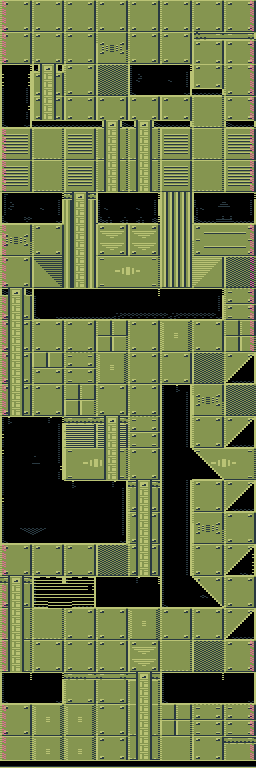

The image is a tile-based game level rendered from a .tmx file. Its description and source (layers, tilesets, objects; grid data summarised) follow:
An orthogonal 32x96 tile map with 8x8 px tiles, 3 tile layers (Background, Platforms, Append), 3 tilesets and 15 objects (4x chase, 2x move_x, 2x turret, exit, big_tall, ...).

<map version="1.4" tiledversion="2020.07.21" orientation="orthogonal" renderorder="right-down" compressionlevel="0" width="32" height="96" tilewidth="8" tileheight="8" infinite="0" nextlayerid="10" nextobjectid="271">
 <properties>
  <property name="COLOR" value="red" />
  <property name="COLOR_FG" value="gray" />
  <property name="NAME" value="Safe room" />
  <property name="TYPE" type="int" value="0" />
 </properties>
 <tileset firstgid="1" name="tiles_bg_0" tilewidth="8" tileheight="8" tilecount="720" columns="24">
  <image source="../images/tiles_bg_0.png" width="192" height="240" />
 </tileset>
 <tileset firstgid="721" name="tiles_fg_0" tilewidth="8" tileheight="8" tilecount="112" columns="8">
  <image source="../images/tiles_fg_0.png" width="64" height="112" />
 </tileset>
 <tileset firstgid="833" name="editor_entity" tilewidth="32" tileheight="32" tilecount="48" columns="6">
  <image source="editor_entity.png" width="192" height="256" />
 </tileset>
 <layer id="1" name="Background" width="32" height="96" locked="1">
  <data>[3072 cells, 3072 non-empty, 301 distinct tile ids]</data>
 </layer>
 <layer id="2" name="Platforms" width="32" height="96" locked="1">
  <data>[3072 cells, 1149 non-empty, 65 distinct tile ids]</data>
 </layer>
 <layer id="9" name="Append" width="32" height="96" locked="1">
  <data>[3072 cells, 22 non-empty, 4 distinct tile ids]</data>
 </layer>
 <objectgroup id="4" name="Entities" locked="1">
  <object id="243" gid="871" x="218.833" y="741.833" width="32" height="32" />
  <object id="245" gid="862" x="0.833333" y="33.8333" width="32" height="32" />
  <object id="250" name="A" type="exit" gid="858" x="219.333" y="38.8333" width="32" height="32">
   <properties>
    <property name="goto" value="level_06:B" />
   </properties>
  </object>
  <object id="251" name="blue2" type="big_tall" gid="850" x="64.3333" y="104.333" width="32" height="32">
   <properties>
    <property name="speed" type="float" value="0.4" />
   </properties>
  </object>
  <object id="252" name="blue" type="chase" gid="836" x="-0.166733" y="158.666" width="32" height="32">
   <properties>
    <property name="speed" type="float" value="0.75" />
   </properties>
  </object>
  <object id="253" name="blue" type="chase" gid="836" x="157.333" y="352.666" width="32" height="32" />
  <object id="254" name="blue" type="move_x" gid="836" x="16.8333" y="580.166" width="32" height="32">
   <properties>
    <property name="platform_bound" type="bool" value="true" />
    <property name="speed" type="float" value="2" />
   </properties>
  </object>
  <object id="255" name="green2" type="move_y" gid="833" x="28.833" y="352.499" width="32" height="32">
   <properties>
    <property name="distance" type="int" value="4" />
   </properties>
  </object>
  <object id="256" name="red2" type="chase" gid="833" x="158.833" y="252.5" width="32" height="32">
   <properties>
    <property name="speed" type="float" value="0.6" />
   </properties>
  </object>
  <object id="257" name="pink" type="turret" gid="837" x="126.833" y="385.333" width="32" height="32" />
  <object id="258" name="green" type="turret" gid="837" x="63.8333" y="385" width="32" height="32">
   <properties>
    <property name="speed" type="float" value="3.5" />
   </properties>
  </object>
  <object id="259" name="yellow" type="move_x" gid="834" x="30.5" y="419.166" width="32" height="32">
   <properties>
    <property name="platform_bound" type="bool" value="true" />
    <property name="speed" type="float" value="1.5" />
   </properties>
  </object>
  <object id="260" name="yellow" type="chase" gid="833" x="1.16666" y="764.333" width="32" height="32" />
  <object id="263" name="PLATFORM_KEY" gid="864" x="158.333" y="671.833" width="32" height="32" />
  <object id="269" gid="863" x="64" y="32.1666" width="32" height="32" />
 </objectgroup>
</map>
